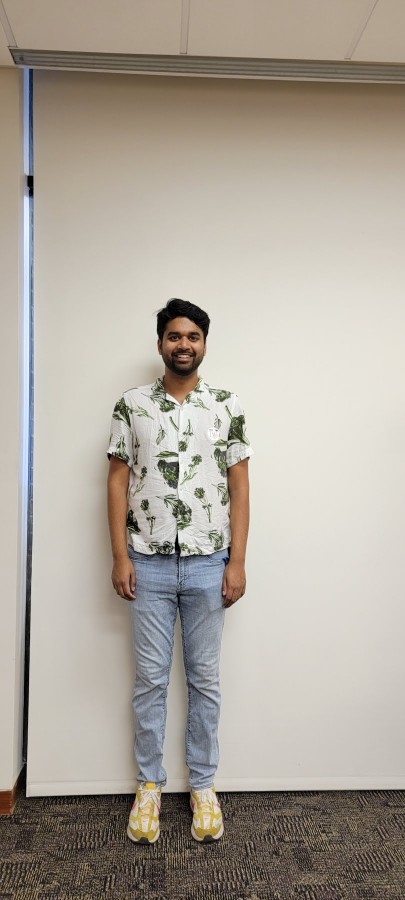
#> input picture Notebook/Images/Solid/source.jpg, 810 x 1800 px (shown at 1/2 size)
$ jupyter execute --allow-errors main.ipynb   (shell and % lines are left out)
#> lines starting #> are read from the running program, lines starting #| are printed output that depends on the picture
# **No Camera Man Left Behind**
## CIS 5810 Group Project
By Sindhura Mente, Sriya Reddi, Jeffrey Li, Amar Mohanty <br>
December 15, 2022

# Project Summary

In this project, we address a universal issue in taking group pictures: leaving out the photographer. Having access to a source image of only the photographer and a target image of the rest of the group, we propose a program that can incorporate both parties into one realistic final output using open-source software, namely NumPy, OpenCV, and PyTorch. The image processing pipeline involves three major steps: (1) image segmentation of person(s), (2) information extraction from the source image, and (3) gradient domain blending. From qualitative tests, our program works well on images with people standing in front of a solid background and with people standing next to each other on the horizontal axis. The final product rivals the results manually produced using Adobe Photoshop software. The program performs suboptimally on images with complex backgrounds, with people standing at different locations in the foreground, and images taken at different angles. Future work can be done to improve the robustness of our program and to combat more edge cases.

# Import & Setting Up

## Import/Install Packages

[cell 1]
# install packages

[cell 2]
# import packages

import os
import numpy as np
from PIL import Image
import torch
from torch import nn, optim
from torch.utils.data import Dataset, DataLoader
import torchvision
import segmentation_models_pytorch as smp
import albumentations as A
from albumentations.pytorch import ToTensorV2
from tqdm import tqdm
import matplotlib.pyplot as plt
import cv2
from skimage.measure import label, regionprops, find_contours

from google.colab import drive

## Checking for GPU Access

#> (a cell that did not finish here is left out)

## Setting Up Directory [TODO]

[cell 4]
drive.mount('/content/drive')

[cell 5]
# TODO: Mount your Google Drive

[cell 6]
cd /content/drive/MyDrive/CIS-5810-Final-Project/Submission/Notebook

# Define Source and Target Image [TODO]

[cell 7]
# TODO: Change the file directory to whichever source or target image you want to use.
sourcePath = 'Images/Solid/source.jpg'
targetPath = 'Images/Solid/target.jpg'

[cell 8]
# Read Images
dis_src = cv2.imread(sourcePath)
#> dis_src is the input picture: shape (1800, 810, 3); mean B, G, R 155.9, 166.1, 173.4
dis_tar = cv2.imread(targetPath)
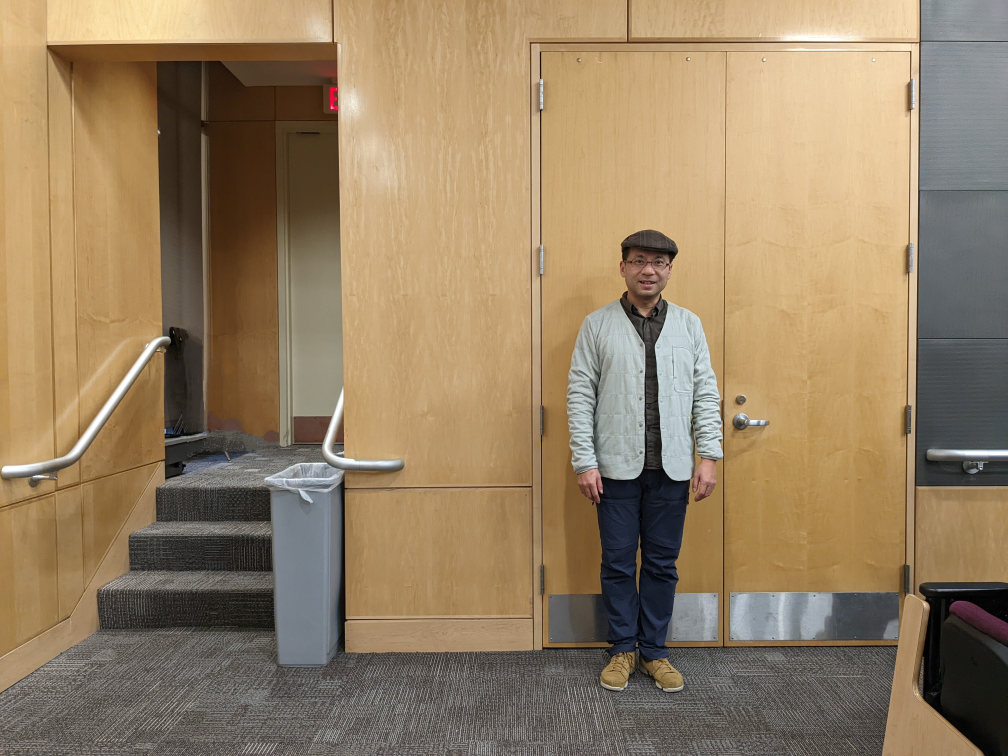
#> input picture Notebook/Images/Livedemo/target.jpg, 4032 x 3024 px, found by its file name (shown at 1/4 size)
#> dis_tar is the input picture: shape (3024, 4032, 3); mean B, G, R 100, 128.7, 149.6

# Display Images
_, ax = plt.subplots(1,2, figsize=(15,10))
ax[0].imshow(cv2.cvtColor(dis_src, cv2.COLOR_BGR2RGB))
ax[0].set_title("Source Image")
ax[1].imshow(cv2.cvtColor(dis_tar, cv2.COLOR_BGR2RGB))
ax[1].set_title("Target Image")
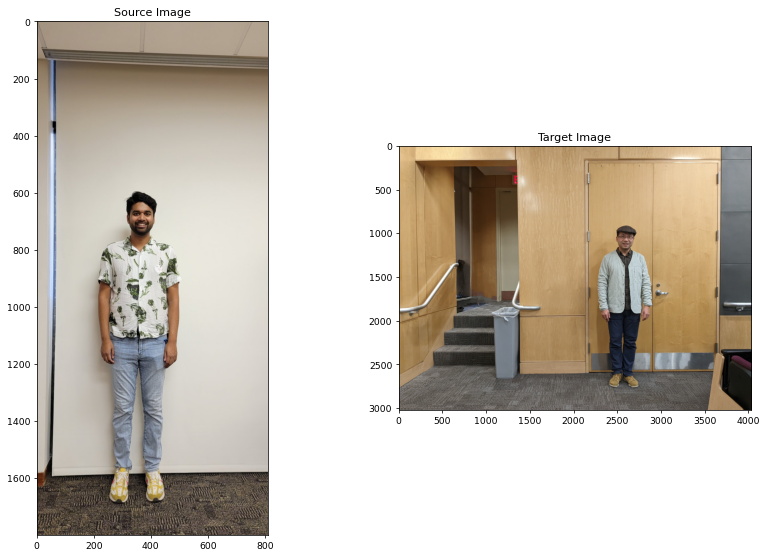
#> figure drawn by matplotlib, 2 panels

# Load Deep Learning Model

#> (a cell that did not finish here is left out)

# Load Images and Generate Masks

[cell 10]
# Pull Source and Target Image
sourceImage = np.array(Image.open(sourcePath).convert("RGB"), dtype=np.float32) / 255
targetImage = np.array(Image.open(targetPath).convert("RGB"), dtype=np.float32) / 255

# Store Original Shapes
origSourceH, origSourceW = sourceImage.shape[:2]
#> origSourceH = 1800; origSourceW = 810
origTargetH, origTargetW = targetImage.shape[:2]
#> origTargetH = 3024; origTargetW = 4032

# Transform Images
#> (the rest of this cell did not finish here and is left out)

# Bounding Boxes (Definition of Source Placement and Source Crop)

[cell 11]
""" Creating a directory """
def create_dir(path):
    if not os.path.exists(path):
        os.makedirs(path)

""" Convert a mask to border image """
def mask_to_border(mask):
    h, w = mask.shape
    border = np.zeros((h, w))

    contours = find_contours(mask, 128)
    for contour in contours:
        for c in contour:
            x = int(c[0])
            y = int(c[1])
            border[x][y] = 255

    return border

""" Mask to bounding boxes """
def mask_to_bbox(mask):
    bboxes = []

    mask = mask_to_border(mask)
    lbl = label(mask)
    props = regionprops(lbl)
    for prop in props:
        x1 = prop.bbox[1]
        y1 = prop.bbox[0]

        x2 = prop.bbox[3]
        y2 = prop.bbox[2]

        bboxes.append([x1, y1, x2, y2])

    return bboxes

def parse_mask(mask):
    mask = np.expand_dims(mask, axis=-1)
    mask = np.concatenate([mask, mask, mask], axis=-1)
    return mask

## Bounding Box for Source Image and Calculation of Height and Width

[cell 12]
""" Load the source """
src = sourcePath #source path goes here
#> (the rest of this cell did not finish here and is left out)

## Crop Source Image to Bounding Box

[cell 13]
#Cropping source Image and its Mask using the Bounding Box

img = cv2.imread(src)

#> (the rest of this cell did not finish here and is left out)

## Provide Pixel Coordinates in Target Image for Placement of Source Image Person

[cell 14]
""" Load the target image and mask """
tgt = targetPath # target image path goes here
#> (the rest of this cell did not finish here and is left out)

center -> (x, y), cropped_src -> array, cropped_src_mask -> array inputs to next part of pipeline

# Seamless Cloning

[cell 15]
# initialize target image
target = cv2.imread(targetPath)

# minor changes
# convert to three channels
#> (the rest of this cell did not finish here and is left out)

#> (a cell that did not finish here is left out)

[cell 17]
# locate center at target image
target_dot = target.copy()
#> (the rest of this cell did not finish here and is left out)

#> (a cell that did not finish here is left out)

#> (a cell that did not finish here is left out)

[cell 20]
# display output image

plt.figure(figsize=(10, 10))
#> (the rest of this cell did not finish here and is left out)

# Compare with Ground Truth [TODO]

We used Adobe Photoshop software to stitch the source image onto the target image in the beginning of our project. We use this as our ground truth and we compare it with the output from the seamless cloning method.

[cell 21]
# TODO: If you have a ground truth image (real image or Photoshopped Image), please
# add it here. If not, please ignore this section. There is only one Ground Truth
# image in our Images file, and it is Images/Solid/groundtruth.jpeg

ground_truth = cv2.imread('Images/Solid/groundtruth.jpeg')
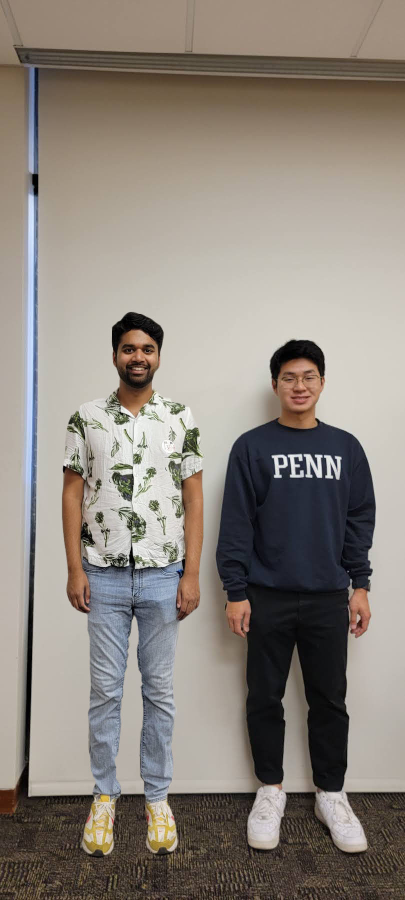
#> input picture Notebook/Images/Solid/groundtruth.jpeg, 810 x 1800 px (shown at 1/2 size)
#> ground_truth is the input picture: shape (1800, 810, 3); mean B, G, R 124.9, 133, 140.7
